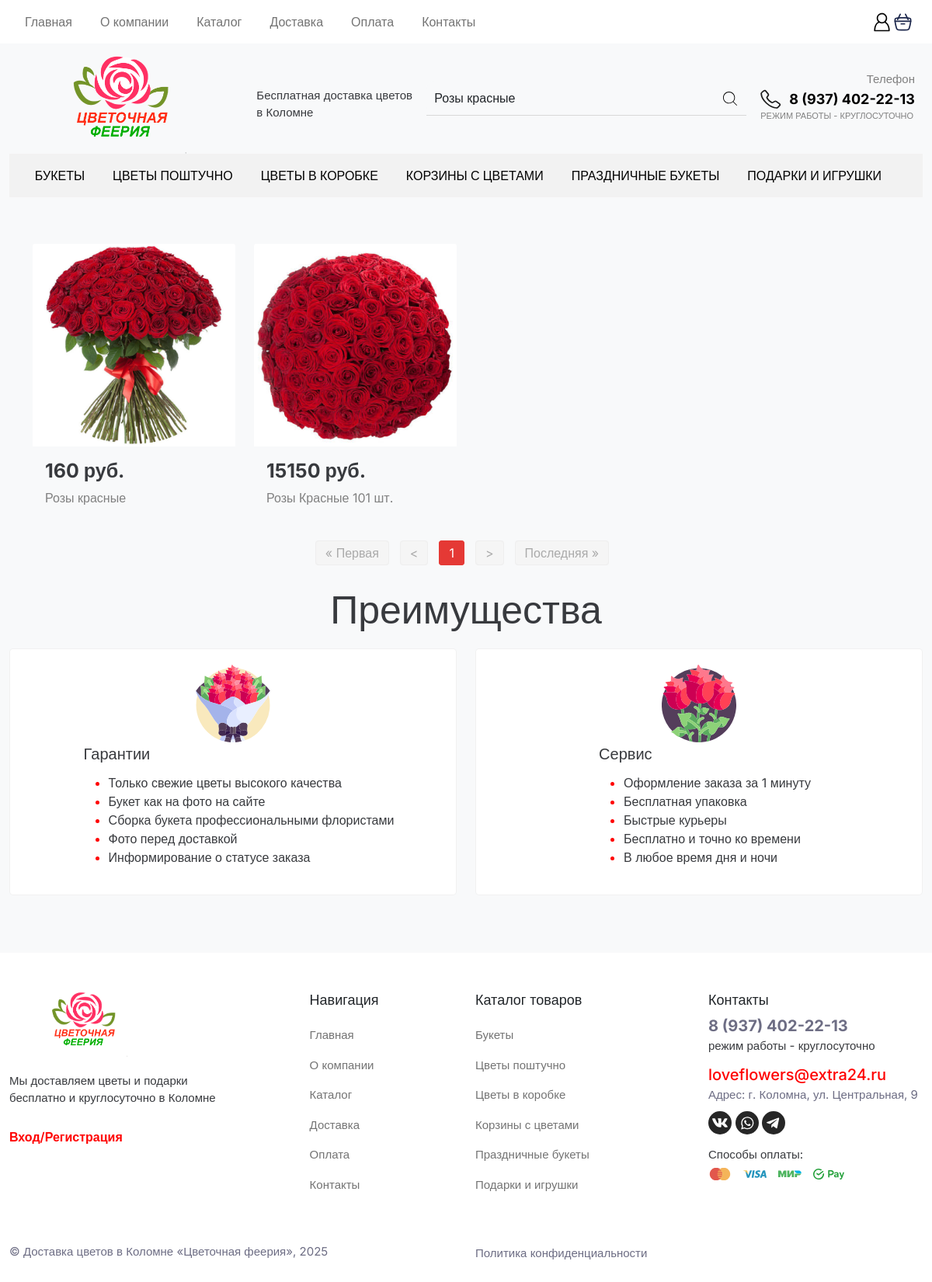
/search.php?s=Розы красные, run on the app's committed database.
### tables this page shows
CREATE TABLE `Products` (
  `id` int NOT NULL,
  `name` varchar(55) NOT NULL,
  `Price` varchar(10) NOT NULL,
  `category_id` int NOT NULL,
  `description` text NOT NULL,
  `image` varchar(255) NOT NULL,
  `created` datetime NOT NULL
);

### objects/product.php (called while the page is built, shortened)
<?php
class Product
{
    private $conn;
    private $table_name = "Products";
    public function __construct($db)
    {
        $this->conn = $db;
    }
    public function search($search_term, $from_record_num, $records_per_page)
    {
        $query = "SELECT
        c.name as category_name, p.id, p.name, p.description, p.price, p.category_id, p.created, p.image
    FROM
        " . $this->table_name . " p
        LEFT JOIN
            categories c
                ON p.category_id = c.id
    WHERE
        p.name LIKE ? OR p.description LIKE ?
    ORDER BY
        p.name ASC
    LIMIT
        ?, ?";
        $stmt = $this->conn->prepare($query);
        $search_term = "%{$search_term}%";
        $stmt->bindParam(1, $search_term);
        $stmt->bindParam(2, $search_term);
        $stmt->bindParam(3, $from_record_num, PDO::PARAM_INT);
        $stmt->bindParam(4, $records_per_page, PDO::PARAM_INT);
        $stmt->execute();
        return $stmt;
    }
    public function countAll_BySearch($search_term)
    {
        $query = "SELECT
            COUNT(*) as total_rows
        FROM
            " . $this->table_name . " p
        WHERE
            p.name LIKE ? OR p.description LIKE ?";
        $stmt = $this->conn->prepare($query);
        $search_term = "%{$search_term}%";
        $stmt->bindParam(1, $search_term);
        $stmt->bindParam(2, $search_term);
        $stmt->execute();
        $row = $stmt->fetch(PDO::FETCH_ASSOC);
        return $row["total_rows"];
    }
}

### search.php (the view, shortened to what this page needs)
<?php
include_once "config/core.php";
include_once "objects/product.php";
$database = new Database();
$db = $database->getConnection();
$product = new Product($db);
require_once "components/header.php";
echo "<section class='bg-light' style='padding-top:50px'>";
echo "<div class='container-xxl'>";
$page = isset($_GET['page']) ? intval($_GET['page']) : 1;
$records_per_page = 4;
$from_record_num = ($page - 1) * $records_per_page;
$search_term = isset($_GET["s"]) ? $_GET["s"] : '';
if (!empty($search_term)) {
    $stmt = $product->search($search_term, $from_record_num, $records_per_page);
    if ($stmt->rowCount() > 0) {
       echo "<div class='container'>";
        echo "<div class='row'>";
        while ($row = $stmt->fetch(PDO::FETCH_ASSOC)) {
            echo "<div class='col-lg-3 col-md-4 col-sm-6 col-12'>";
            echo "<div class='card border-0'>";
            if (isset($row['image']) && !empty($row['image'])) {
                echo "<a href='#' class='card-photo'><img src='uploads/{$row['image']}' class='card-img-top'></a>";
            } else {
                echo "Изображение не найдено.";
            }
            echo "<div class='card-body bg-light text-start'>";
            echo "<h5 class='card-title' style='font-size:25px; font-weight:700; text-align:left;'>{$row['price']} руб.</h5>";
            echo "<p class='card-text'><a href='#' style='text-decoration:none; color:gray;'>{$row['name']}</a></p>";
            echo "</div>";
            echo "</div>";
            echo "</div>";
        }
        echo "</div>";
        echo "</div>";
        include_once "paging.php";
    } else {
        echo "<p>Нет доступных товаров.</p>";
    }
} else {
    echo "<p class='text-center'>Введите поисковый запрос для продолжения.</p>";
}
echo "</div>";
include_once "components/prem.php";
echo "</section>";
require_once "components/footer.php";
?>

### css/style.css (style rules this page uses)
* { box-sizing: border-box; }
body { font-family: 'Inter', sans-serif !important; line-height: 1.5 !important; }
.card-title { text-align: center; font-size: 20px; font-weight: 500; color: #383a3e; }
.card-photo { overflow: hidden; }
.card-photo img { transition: 0.5s; }

### data on the page
products: image (picture), Price "160", name "Розы красные"
products: image (picture), Price "15150", name "Розы Красные 101 шт."
